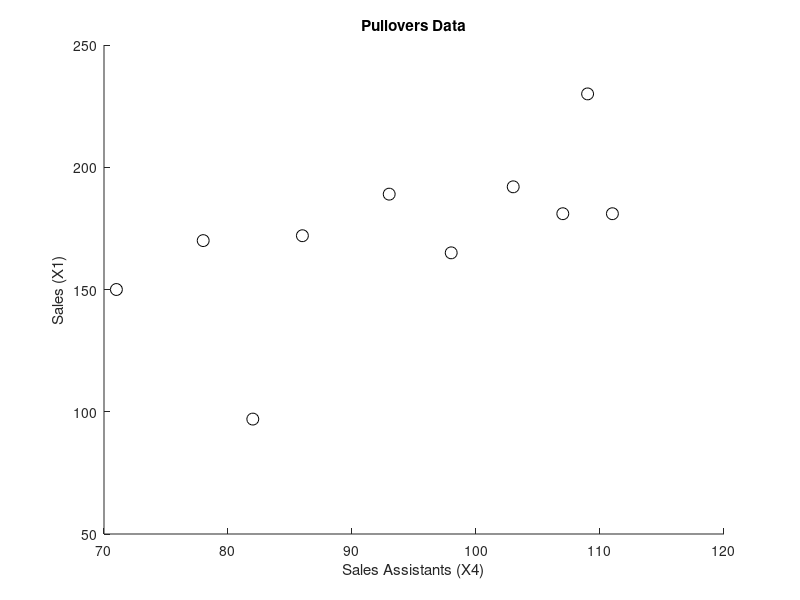

Recreate this plot in MATLAB.
%% clear all variables
clear all
close all
clc

%% load data
x = load('pullover.dat');

%% plot
scatter(x(:,4),x(:,1),75,'k')

title('Pullovers Data')
xlabel('Sales Assistants (X4)')
ylabel('Sales (X1)')